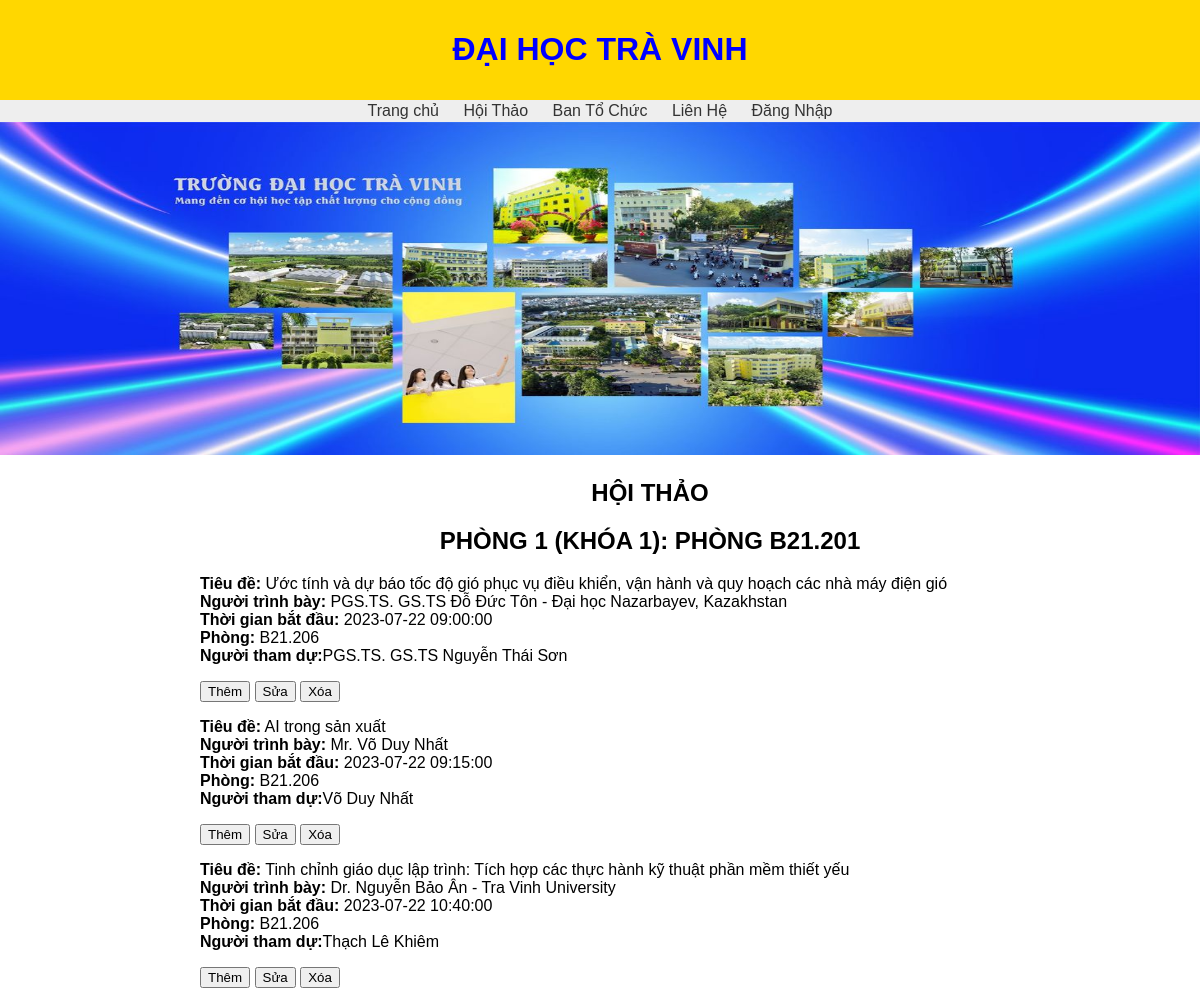
The page / on the database its author committed.
### tables this page shows
CREATE TABLE `presentations` (
  `id` int(11) NOT NULL,
  `tieu_de` varchar(255) NOT NULL,
  `nguoi_trinh_bay` varchar(255) NOT NULL,
  `thoi_gian_bat_dau` datetime NOT NULL,
  `MaPhong` varchar(7) NOT NULL
);

CREATE TABLE `nguoithamdu` (
  `MaNguoiThamDu` varchar(7) NOT NULL,
  `TenNguoiThamDu` text NOT NULL,
  `MaVaiTro` varchar(7) DEFAULT NULL,
  `MaPhong` varchar(7) DEFAULT NULL
);

### index.php (the view, shortened to what this page needs)
<?php
include("header.php");
include("ketnoi.php");
$sql = "SELECT presentations.*, nguoithamdu.TenNguoiThamDu
        FROM presentations
        LEFT JOIN nguoithamdu ON presentations.id = nguoithamdu.MaNguoiThamDu";
$result = mysqli_query($ketnoi, $sql);
?>
<!DOCTYPE html>
<html lang="en">
<head>
    <link rel="stylesheet" href="css/style.css">
</head>
<body>
    <div class="accordion-label noidung" id="accordionLabel">
        <h2 style="text-align: center; cursor: pointer;" onclick="toggleAccordion()">HỘI THẢO</h2>
        <div class="accordion-label"><h2 style="text-align: center;">PHÒNG 1 (KHÓA 1): PHÒNG B21.201</h2></div>
        <?php
        if ($result && mysqli_num_rows($result) > 0) {
            echo '<div class="accordion noidung" id="accordionContent">';
            while ($row = mysqli_fetch_assoc($result)) {
                echo "<div>";
                echo "<p><strong>Tiêu đề:</strong> " . $row["tieu_de"] . "<br>";
                echo "<strong>Người trình bày:</strong> " . $row["nguoi_trinh_bay"] . "<br>";
                echo "<strong>Thời gian bắt đầu:</strong> " . $row["thoi_gian_bat_dau"] . "<br>";
                echo "<strong>Phòng:</strong> " . $row["MaPhong"] . "<br>";
                echo "<strong>Người tham dự:</strong>";
                echo isset($row["TenNguoiThamDu"]) ? $row["TenNguoiThamDu"] : "";
                echo "<br>";
        ?>
                <form action="index.php" method="post">
                    <a href="them.php"><button type="button">Thêm</button></a>
                    <a href="sua.php?edit_id=<?php echo $row['id']; ?>"><button type="button">Sửa</button></a>
                    <button type="submit" name="delete_presentation">Xóa</button>
                </form>
        <?php
                echo "</p>";
                echo "</div>";
            }
            echo '</div>';
        } else {
            echo "No presentations available.";
        }
        ?>
    </div>
</body>
</html>

### header.php (shortened to what this page needs)
<!DOCTYPE html>
<html lang="en">
<head>
</head>
<body>
    <header>
        <h1><?php echo "ĐẠI HỌC TRÀ VINH"; ?></h1>
    </header>
    <nav>
        <a href="header.php">Trang chủ</a>
        <a href="index.php"> Hội Thảo</a>
        <a href="#">Ban Tổ Chức</a>
        <a href="lienhe.php">Liên Hệ</a>
        <a href="dangnhapQT.php">Đăng Nhập </a>
    </nav>
    <img src="fb.jpg" alt="Trulli" width="100%" height="333"  >
</body>
</html>

### css/style.css (style rules this page uses)
.noidung { margin-left: 100px; }

### header.php (style rules this page uses)
body { font-family: Arial, sans-serif; margin: 0; padding: 0; }
header { background-color: gold; color: blue; padding: 10px; text-align: center; }
nav { background-color: #eee; padding: 2px; text-align: center; }
nav a { margin: 0 10px; text-decoration: none; color: #333; }

### rows shown on the page
presentations: tieu_de "Ước tính và dự báo tốc độ gió phục vụ điều khiển, vận hành và quy hoạch các nhà máy điện gió", nguoi_trinh_bay "PGS.TS. GS.TS Đỗ Đức Tôn - Đại học Nazarbayev, Kazakhstan", thoi_gian_bat_dau "2023-07-22 09:00:00", MaPhong "B21.206", nguoithamdu.TenNguoiThamDu "PGS.TS. GS.TS Nguyễn Thái Sơn"
presentations: tieu_de "AI trong sản xuất", nguoi_trinh_bay "Mr. Võ Duy Nhất", thoi_gian_bat_dau "2023-07-22 09:15:00", MaPhong "B21.206", nguoithamdu.TenNguoiThamDu "Võ Duy Nhất"
presentations: tieu_de "Tinh chỉnh giáo dục lập trình: Tích hợp các thực hành kỹ thuật phần mềm thiết yếu", nguoi_trinh_bay "Dr. Nguyễn Bảo Ân - Tra Vinh University", thoi_gian_bat_dau "2023-07-22 10:40:00", MaPhong "B21.206", nguoithamdu.TenNguoiThamDu "Thạch Lê Khiêm"
